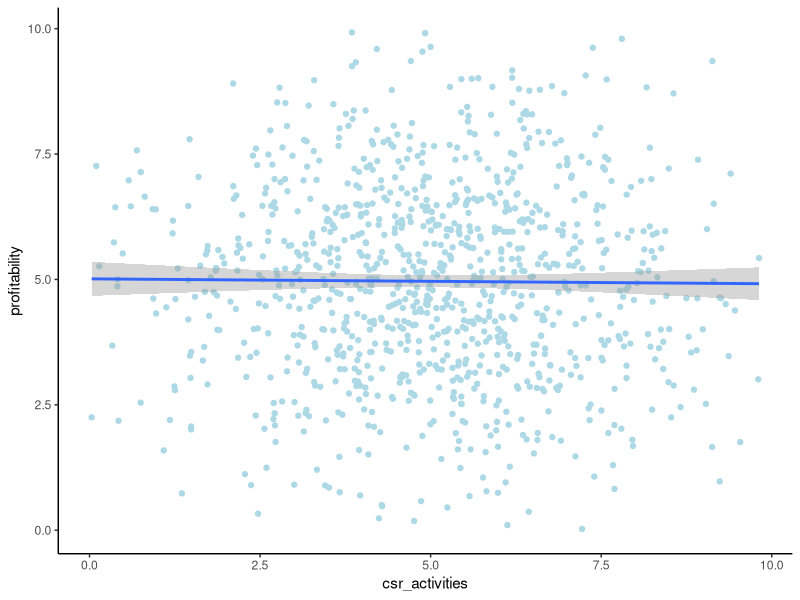
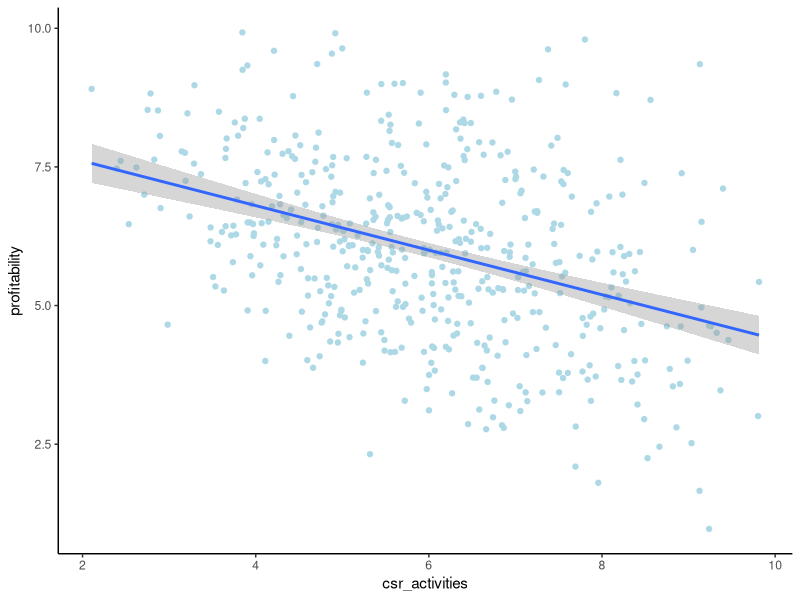
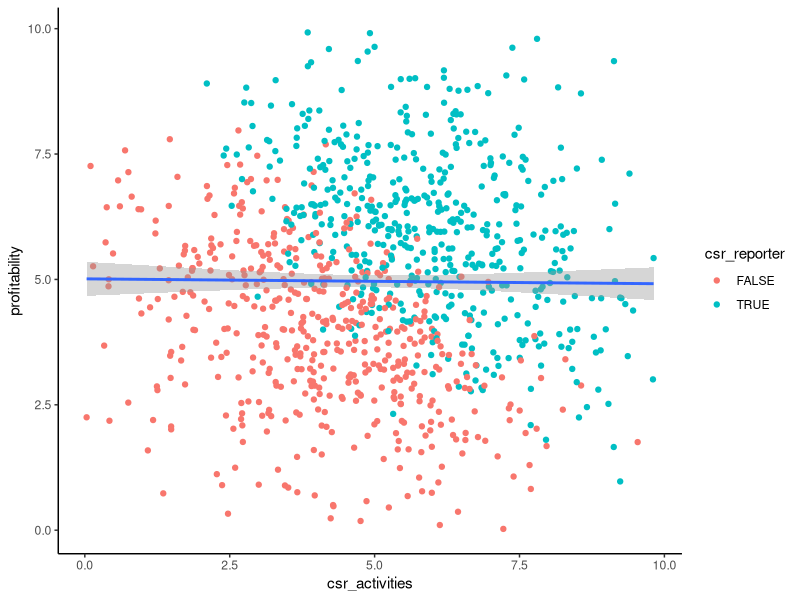

Reproduce these figures in R, in order.
# VHB QEAR 20 - Joachim Gassen
# VHB QEAR 20 - Joachim Gassen


# This is a small simulation to show the effect of self-selections introducing
# an implicit collider variable on which you (have to) condition your 
# analysis

library(tidyverse)
library(truncnorm)

smp_size <- 1000

smp <- tibble(
  csr_activities = rtruncnorm(smp_size, 0, 10, 5, 2),
  profitability = rtruncnorm(smp_size, 0, 10, 5, 2),
  csr_reporter = csr_activities + profitability + rnorm(smp_size) > 10
)

ggplot(smp, aes(x = csr_activities, y = profitability)) + 
  geom_point(color = "lightblue") +
  geom_smooth(method = "lm") +
  theme_classic()

ggplot(smp %>% filter(csr_reporter), aes(x = csr_activities, y = profitability)) + 
  geom_point(color = "lightblue") +
  geom_smooth(method = "lm") +
  theme_classic()

ggplot(smp, aes(x = csr_activities, y = profitability)) + 
  geom_point(aes(color = csr_reporter)) +
  geom_smooth(method = "lm") +
  theme_classic()

summary(lm(profitability ~ csr_activities, smp))

summary(lm(profitability ~ csr_activities, smp %>% filter(csr_reporter)))

summary(lm(profitability ~ csr_activities + csr_reporter, smp))

summary(lm(profitability ~ csr_activities*csr_reporter, smp))
